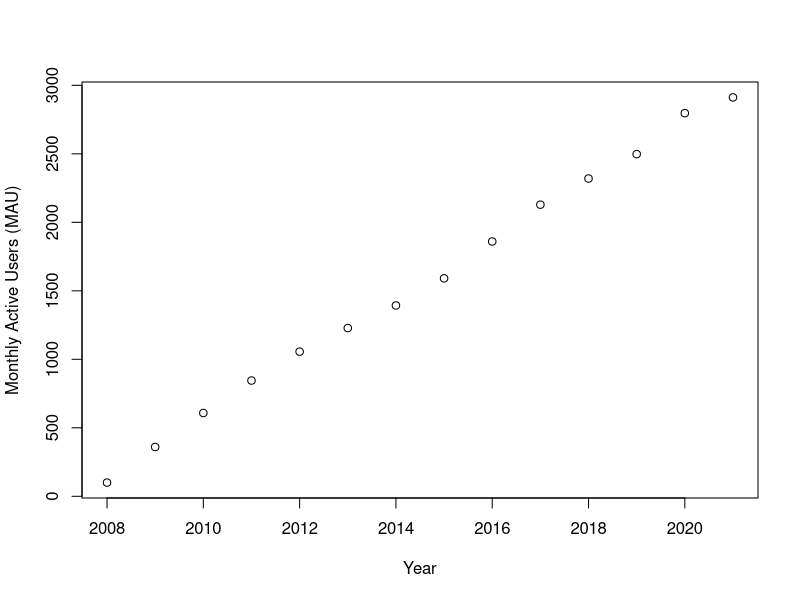
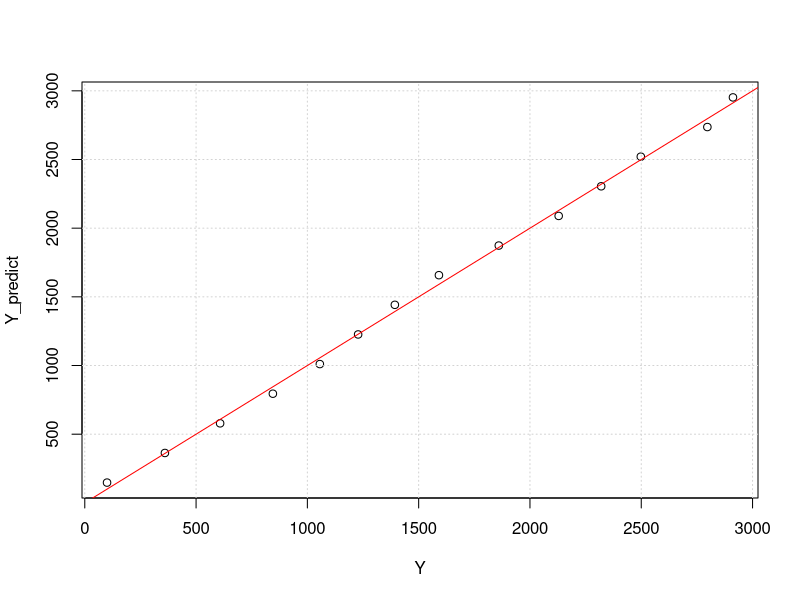
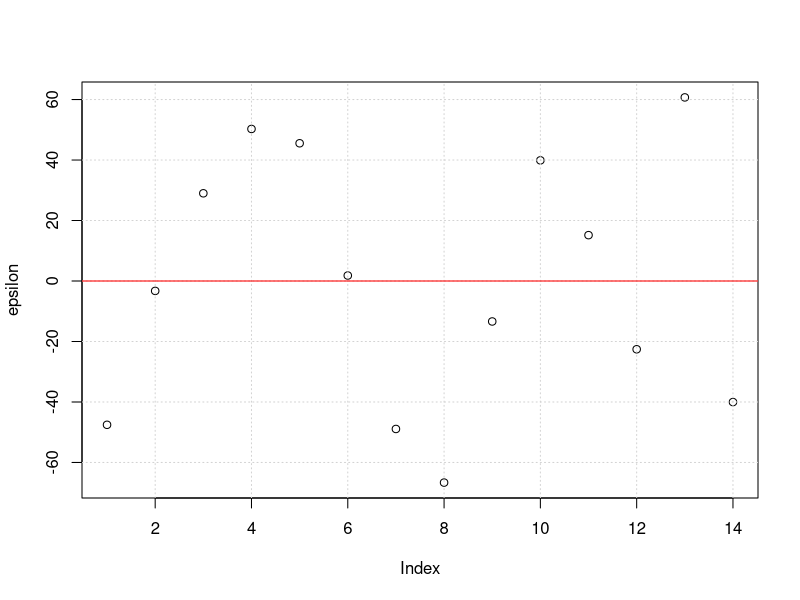
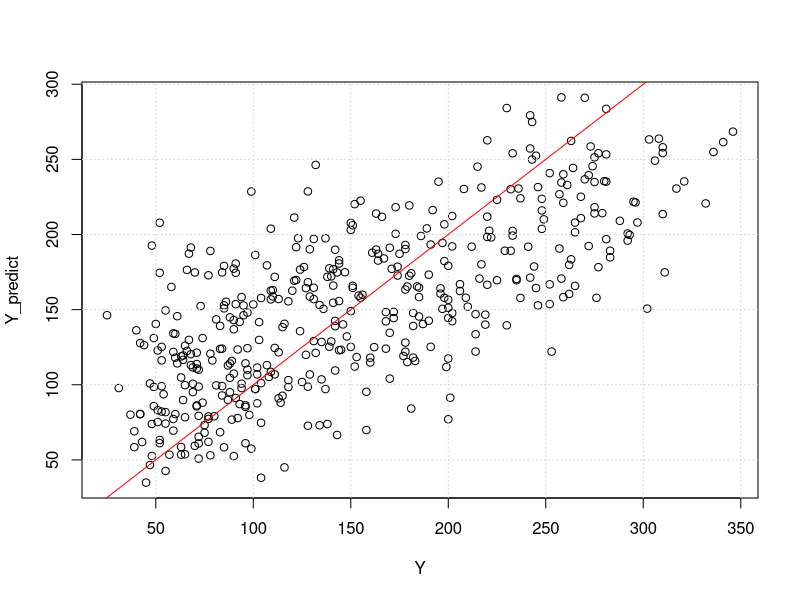
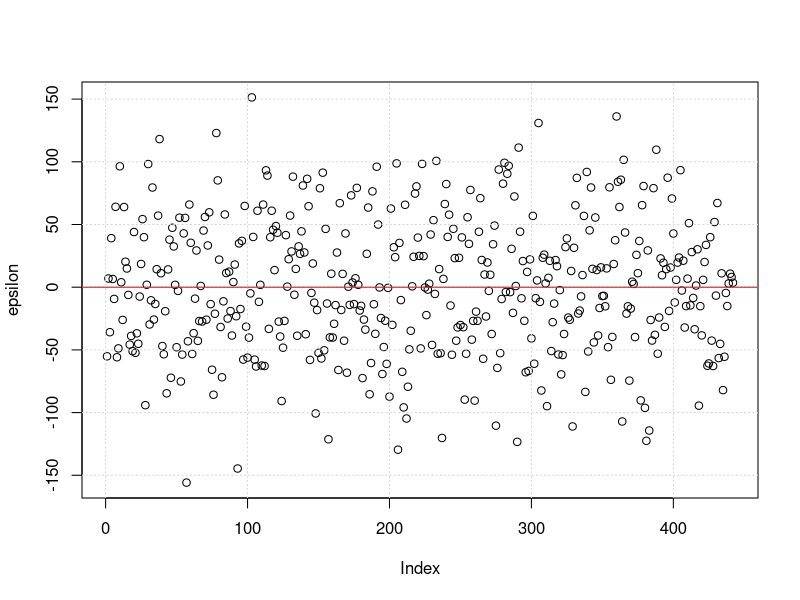

Generate these figures, in order, with R:
## ---- chunk 1
rm(list=ls()); graphics.off()
## ---- chunk 2
tab <- read.table("fb_mau.txt", header=TRUE, sep=",")
tab
## ---- chunk 3
dim(tab)
## ---- chunk 4
plot(tab, xlab="Year", ylab="Monthly Active Users (MAU)")
## ---- chunk 5
modreg = lm(mau ~ year, data=tab)
summary(modreg)
## ---- chunk 6
Y <- tab$mau
Y_predict <- predict(modreg, tab)

plot(Y, Y_predict)
grid()
abline(a=0, b=1, col="red")
## ---- chunk 7
epsilon <- Y - Y_predict
plot(epsilon)
grid()
abline(a=0, b=0, col="red")
## ---- chunk 8
rm(list=ls()); graphics.off()
## ---- chunk 9
tab <- read.table("diabetes.txt", header=TRUE, sep="\t")
## ---- chunk 10
dim(tab)
## ---- chunk 11
modreg = lm(Y~., data=tab)
summary(modreg)
## ---- chunk 12
Y <- tab$Y
Y_predict <- predict(modreg, tab)
plot(Y, Y_predict)
grid()
abline(a=0, b=1, col="red")
## ---- chunk 13
epsilon <- Y - Y_predict
plot(epsilon)
grid()
abline(a=0, b=0, col="red")
